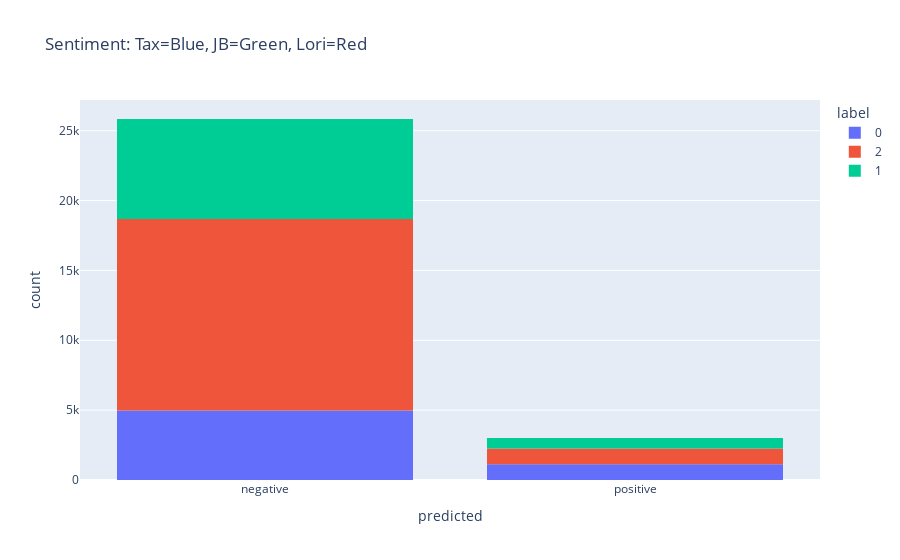

Notebook code for this chart:
### Code cell
import plotly.express as px
fig = px.histogram(results, x='predicted',title='Sentiment: Tax=Blue, JB=Green, Lori=Red',color='label')
fig.show()

### Figure 1 — Plotly figure (JSON) as saved in the notebook; plotly's stock layout.template omitted (floating-point values rounded to 4 significant figures; data arrays with more than 128 entries replaced by an {"elided": "..."} marker saying what was removed)
{"data": [{"alignmentgroup": "True", "bingroup": "x", "hovertemplate": "label=0<br>predicted=%{x}<br>count=%{y}<extra></extra>", "legendgroup": "0", "marker": {"color": "#636efa"}, "name": "0", "offsetgroup": "0", "orientation": "v", "showlegend": true, "type": "histogram", "x": {"elided": "6107 str values"}, "xaxis": "x", "yaxis": "y"}, {"alignmentgroup": "True", "bingroup": "x", "hovertemplate": "label=2<br>predicted=%{x}<br>count=%{y}<extra></extra>", "legendgroup": "2", "marker": {"color": "#EF553B"}, "name": "2", "offsetgroup": "2", "orientation": "v", "showlegend": true, "type": "histogram", "x": {"elided": "14842 str values"}, "xaxis": "x", "yaxis": "y"}, {"alignmentgroup": "True", "bingroup": "x", "hovertemplate": "label=1<br>predicted=%{x}<br>count=%{y}<extra></extra>", "legendgroup": "1", "marker": {"color": "#00cc96"}, "name": "1", "offsetgroup": "1", "orientation": "v", "showlegend": true, "type": "histogram", "x": {"elided": "7892 str values"}, "xaxis": "x", "yaxis": "y"}], "layout": {"barmode": "relative", "legend": {"title": {"text": "label"}, "tracegroupgap": 0}, "title": {"text": "Sentiment: Tax=Blue, JB=Green, Lori=Red"}, "xaxis": {"anchor": "y", "domain": [0, 1], "title": {"text": "predicted"}}, "yaxis": {"anchor": "x", "domain": [0, 1], "title": {"text": "count"}}}}
